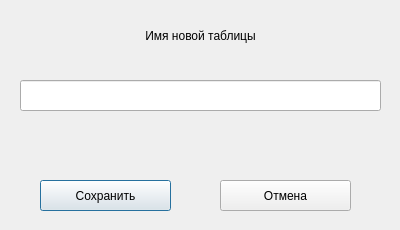
<?xml version="1.0" encoding="UTF-8"?>
<ui version="4.0">
 <class>Dialog</class>
 <widget class="QDialog" name="Dialog">
  <property name="geometry">
   <rect>
    <x>0</x>
    <y>0</y>
    <width>400</width>
    <height>230</height>
   </rect>
  </property>
  <property name="minimumSize">
   <size>
    <width>400</width>
    <height>230</height>
   </size>
  </property>
  <property name="maximumSize">
   <size>
    <width>400</width>
    <height>230</height>
   </size>
  </property>
  <property name="windowTitle">
   <string>Создание таблицы</string>
  </property>
  <property name="windowIcon">
   <iconset>
    <normaloff>image/pencil-icon.png</normaloff>image/pencil-icon.png</iconset>
  </property>
  <widget class="QPushButton" name="Save_bn">
   <property name="geometry">
    <rect>
     <x>40</x>
     <y>180</y>
     <width>131</width>
     <height>31</height>
    </rect>
   </property>
   <property name="text">
    <string>Сохранить</string>
   </property>
  </widget>
  <widget class="QPushButton" name="Cancel_bn">
   <property name="geometry">
    <rect>
     <x>220</x>
     <y>180</y>
     <width>131</width>
     <height>31</height>
    </rect>
   </property>
   <property name="text">
    <string>Отмена</string>
   </property>
  </widget>
  <widget class="QLabel" name="label">
   <property name="geometry">
    <rect>
     <x>0</x>
     <y>20</y>
     <width>401</width>
     <height>31</height>
    </rect>
   </property>
   <property name="text">
    <string>Имя новой таблицы</string>
   </property>
   <property name="alignment">
    <set>Qt::AlignCenter</set>
   </property>
  </widget>
  <widget class="QLineEdit" name="TableName_le">
   <property name="geometry">
    <rect>
     <x>20</x>
     <y>80</y>
     <width>361</width>
     <height>31</height>
    </rect>
   </property>
   <property name="text">
    <string/>
   </property>
  </widget>
 </widget>
 <resources/>
 <connections/>
</ui>
